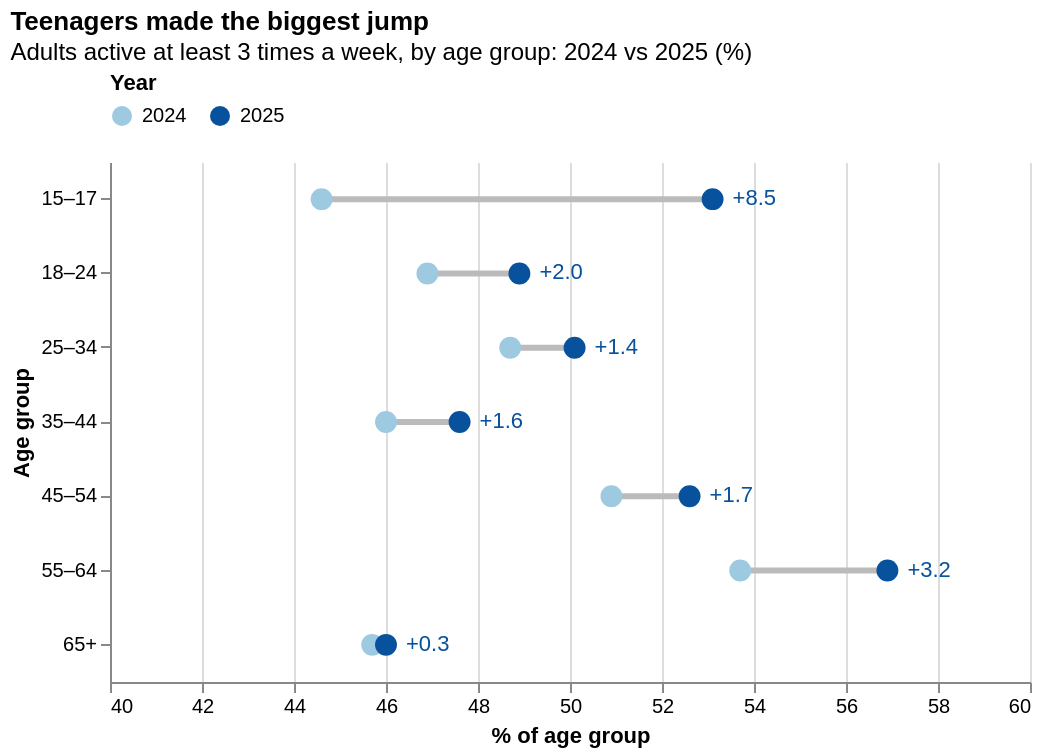

Write the Vega-Lite specification saved for this chart.
### Vega-Lite specification from a JSON file in a GitHub repository (floating-point values rounded to 4 significant figures)
{"$schema": "https://vega.github.io/schema/vega-lite/v5.json", "title": {"text": "Teenagers made the biggest jump", "subtitle": "Adults active at least 3 times a week, by age group: 2024 vs 2025 (%)", "anchor": "start"}, "width": 460, "height": 260, "data": {"values": [{"age": "15–17", "y2024": 44.6, "y2025": 53.1}, {"age": "18–24", "y2024": 46.9, "y2025": 48.9}, {"age": "25–34", "y2024": 48.7, "y2025": 50.1}, {"age": "35–44", "y2024": 46.0, "y2025": 47.6}, {"age": "45–54", "y2024": 50.9, "y2025": 52.6}, {"age": "55–64", "y2024": 53.7, "y2025": 56.9}, {"age": "65+", "y2024": 45.7, "y2025": 46.0}]}, "encoding": {"y": {"field": "age", "type": "ordinal", "title": "Age group", "sort": null}}, "layer": [{"mark": {"type": "rule", "color": "#bbb", "strokeWidth": 3}, "encoding": {"x": {"field": "y2024", "type": "quantitative", "title": "% of age group", "scale": {"domain": [40, 60]}}, "x2": {"field": "y2025"}}}, {"transform": [{"fold": ["y2024", "y2025"], "as": ["year", "rate"]}, {"calculate": "replace(datum.year, 'y', '')", "as": "year"}], "mark": {"type": "circle", "size": 120, "opacity": 1}, "encoding": {"x": {"field": "rate", "type": "quantitative"}, "color": {"field": "year", "type": "nominal", "title": "Year", "scale": {"domain": ["2024", "2025"], "range": ["#9ecae1", "#08519c"]}, "legend": {"orient": "top"}}, "tooltip": [{"field": "age", "title": "Age"}, {"field": "year", "title": "Year"}, {"field": "rate", "title": "Rate (%)", "format": ".1f"}]}}, {"transform": [{"calculate": "datum.y2025 - datum.y2024", "as": "diff"}], "mark": {"type": "text", "align": "left", "dx": 10, "fontSize": 11, "color": "#08519c"}, "encoding": {"x": {"field": "y2025", "type": "quantitative"}, "text": {"field": "diff", "format": "+.1f"}}}], "config": {"view": {"stroke": null}}}
